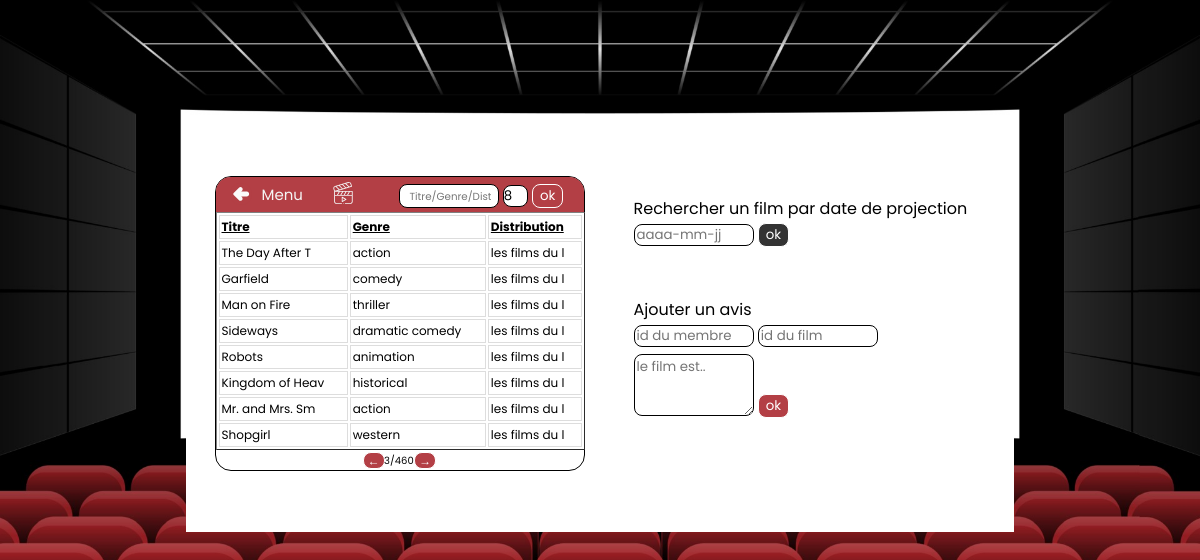
The page /movie.php?resultat=8&page=3 on the database its author committed.
### tables this page shows
CREATE TABLE `film` (
  `id_film` int(11) NOT NULL,
  `id_genre` tinyint(4) NULL,
  `id_distrib` int(11) NULL,
  `titre` varchar(255) NOT NULL,
  `resum` varchar(300) NOT NULL,
  `date_debut_affiche` date NULL,
  `date_fin_affiche` date NOT NULL,
  `duree_min` int(11) NULL,
  `annee_prod` int(11) NULL,
  KEY(`id_genre`),
  KEY(`id_distrib`),
  PRIMARY KEY(`id_film`)
);

CREATE TABLE `genre` (
  `id_genre` tinyint(4) NOT NULL,
  `nom` varchar(255) NOT NULL,
    PRIMARY KEY(`id_genre`)
);

### movie.php (the view, shortened to what this page needs)
<?php
    try {
        $dbh = new PDO('mysql:host=localhost;dbname=cinema;charsetutf8', "root", "root");
    } catch (PDOException $e) {
        print "Erreur !: " . $e->getMessage() . "<br/>";
        die();
    }
?>
<!DOCTYPE html>
<html lang="en">
<head>
    <link rel="stylesheet" href="style.css">
</head>
<body>
    <section class="container">
    <section class="movie search">
    <form action="movie.php" method="get" class="search-input" style="background:#B33F45;">
        <label for="search"><a href="index.php"><img src="images/red-arrow.svg" class="svg"></a>Menu</label><a href="movie.php"><img src="images/video.svg" class="svg-video svg"></a>
            <div class="search-row">
                <input type="search" name="search-movie" id="input-search" placeholder="Titre/Genre/Distribution" class="input" autocomplete="off">
                <input type="number" style="width:30px;border: 1px solid black;width: 25px;border-radius: 8px;" name="resultat" placeholder="8" min="0" value="8" style="border-radius:14px;">
                <input type="submit" class="all-btn" value="ok" style="background:#B33F45;">
            </div>
    </form>
    <?php
        if(isset($_GET["resultat"])){
            $resultatParPage = $_GET["resultat"];
        }else{
            $resultatParPage = 8;
        }
        $count = (int)$dbh->query('SELECT COUNT(id_film) FROM film')->fetch(PDO::FETCH_NUM)[0];
        if(isset($_GET["page"]) AND !empty($_GET["page"])){
            $pageCourante = intval($_GET["page"]);
        }else{
            $pageCourante = 1;
        }
        $depart = ($pageCourante-1)*$resultatParPage;
        $pageTotale = ceil($count/$resultatParPage);
        ?>
        <?php
        if(isset($_GET["search-movie"])){
            $searchq = $_GET["search-movie"];
            $query = $dbh->query("SELECT id_film, substr(film.titre,1,15) as 'titre', genre.nom as 'nom-genre', substr(distrib.nom,1,14) as 'nom-distrib' FROM `film` INNER JOIN `genre` ON film.id_genre=genre.id_genre INNER JOIN distrib ON distrib.id_distrib = film.id_distrib  Where titre like '$searchq%' OR genre.nom like '$searchq%' OR distrib.nom like '$searchq%' limit $depart,$resultatParPage");
                echo "<table border='1'>
            <tr>
            <th><u>Titre</u></th>
            <th><u>Genre</u></th>
            <th><u>Distribution</u></th>
            </tr>";
            while($film = $query->fetch()){
                echo "<tr>";
                echo "<td>" . $film['titre'] . "</td>";
                echo "<td>" . $film['nom-genre'] . "</td>";
                echo "<td>" . $film['nom-distrib'] . "</td>";
                echo "</tr>";
            }
            echo "</table>";
        }else{
            $query = $dbh->query("SELECT id_film, substr(film.titre,1,15) as 'titre', genre.nom as 'nom-genre', substr(distrib.nom,1,14) as 'nom-distrib' FROM `film` INNER JOIN `genre` ON film.id_genre=genre.id_genre INNER JOIN distrib ON distrib.id_distrib = film.id_distrib limit $depart,$resultatParPage");
                echo "<table border='1'>
            <tr>
            <th><u>Titre</u></th>
            <th><u>Genre</u></th>
            <th><u>Distribution</u></th>
            </tr>";
            while($film = $query->fetch()){
                echo "<tr>";
                echo "<td>" . $film['titre'] . "</td>";
                echo "<td>" . $film['nom-genre'] . "</td>";
                echo "<td>" . $film['nom-distrib'] . "</td>";
                echo "</tr>";
            }
            echo "</table>";
        }
            ?>
            <div class="button">
                <?php
                    if(isset($_GET["search-movie"])){
                    ?>
                    <div><a class="prev bottom-btn" style="background:#B33F45;" href="?resultat=<?=$resultatParPage?>&search-movie=<?= $searchq ?>&page=<?= $pageCourante-1  ?>"></a></div>
                    <div><a class="next bottom-btn" style="background:#B33F45;" href="?resultat=<?=$resultatParPage?>&search-movie=<?= $searchq ?>&page=<?= $pageCourante+1  ?>"></a></div>
                <?php
                    }else{
                ?>
                    <div><a class="prev bottom-btn" style="background:#B33F45;" href="?resultat=<?=$resultatParPage?>&page=<?= $pageCourante-1  ?>"></a></div>
                    <div class='page'><?php echo $pageCourante."/".$pageTotale ?></div>
                    <div><a class="next bottom-btn" style="background:#B33F45;" href="?resultat=<?=$resultatParPage?>&page=<?= $pageCourante+1  ?>"></a></div>
                    <?php
                    }
            ?>
            </div>
    </section>
    <section class="avis">
    <form action="movie.php" method="post" style="margin-bottom: 50px;margin-top: 20px;">
            <label for="projection">Rechercher un film par date de projection</label>
            <input type="text" name="projection" class="input" placeholder="aaaa-mm-jj">
            <input type="submit" class="all-btn" value="ok">
        </form>
        <form action="movie.php" method="post">
            <label for="avis">Ajouter un avis</label><br>
            <input type="text" name="id_membre" class="input" style="margin-bottom:7px;" placeholder="id du membre">
            <input type="text" name="id_film" class="input" style="margin-bottom:7px;" placeholder="id du film"><br>
            <textarea type="text" name="avis" class="input" rows="3" width="100" placeholder="le film est.."></textarea>
            <input type="submit" class="all-btn" id="goto" name="btn" style="transform: translateY(-6px);background:#B33F45;" value="ok">
        </form>
    </section>
</body>
</html>

### style.css (style rules this page uses)
*, html { box-sizing: border-box; margin: 0; padding: 0; font-family: poppins; }
body { height: auto; width: 100%; background: url("images/theater2_generated.jpg") no-repeat; background-size: cover; }
.avis { overflow: auto; }
.container { display: flex; position: absolute; overflow: auto; justify-content: space-around; margin: auto; width: 69%; height: 45%; left: 50%; top: 44%; padding-top: 4px; transform: translate(-50%, -50%); background: white; }
section { width: 30vw; }
.search { position: relative; border: 1px solid black; display: flex; width: 370px; flex-direction: column; height: 295px; border-radius: 16px; }
.movie { margin: 0 8px; }
.svg { height: 22px; }
.svg-video { transform: translate(0px,1px); }
.search-input { display: flex; flex-direction: row; justify-content: space-between; padding: 5px 20px 1px; background-color: #333333; color: white; border-top-left-radius: 14.5px; border-top-right-radius: 14.5px; }
label[for=search] { display: flex; color: whitesmoke; font-size: 15px; transform: translateY(1px); }
#input-search { border: 1px solid black; border-radius: 8px; padding: 1px; width: 100px; }
input[type=search]::placeholder { font-size: 10.3px; transform: translateX(7px); }
table { margin: 0; width: 100.5%; }
td, th { border: 1px solid #dddddd; text-align: left; padding: 2px; font-size: 12px; }
.prev { position: absolute; left: 40%; bottom: 0; }
.prev::before { content:"←"; display: block; transform: translateY(-1px); }
.next { position: absolute; right: 40%; bottom: 0; }
.next::before { content:"→"; display: block; transform: translateY(-1px); }
.page { position: absolute; top: 97%; left: 50%; transform: translate(-52%, -50%); font-size: 10px; }
.button { font-size: 12px; }
.all-btn { padding: 1px 7px; border-radius: 8px; border: 1px solid white; color: white; cursor: pointer; background-color: #333333; text-decoration: none; }
.bottom-btn { padding: 0px 4px; height: 17px; transform: translateY(-1px); border-radius: 8px; border: 1px solid white; color: white; cursor: pointer; background-color: #333333; text-decoration: none; }
.svg { transform: translateX(-6px); margin-right: 4px; cursor: pointer; }
.input { border-radius: 8px; border: 1px solid black; width: 120px; }
.input::placeholder { padding: 2px; }

### rows shown on the page
film: titre "The Day After T", id_genre.nom "action", nom "les films du l"
film: titre "Garfield", id_genre.nom "comedy", nom "les films du l"
film: titre "Man on Fire", id_genre.nom "thriller", nom "les films du l"
film: titre "Sideways", id_genre.nom "dramatic comedy", nom "les films du l"
film: titre "Robots", id_genre.nom "animation", nom "les films du l"
film: titre "Kingdom of Heav", id_genre.nom "historical", nom "les films du l"
film: titre "Mr. and Mrs. Sm", id_genre.nom "action", nom "les films du l"
film: titre "Shopgirl", id_genre.nom "western", nom "les films du l"

### other values the page prints
$pageCourante "3"
$pageTotale "460"
